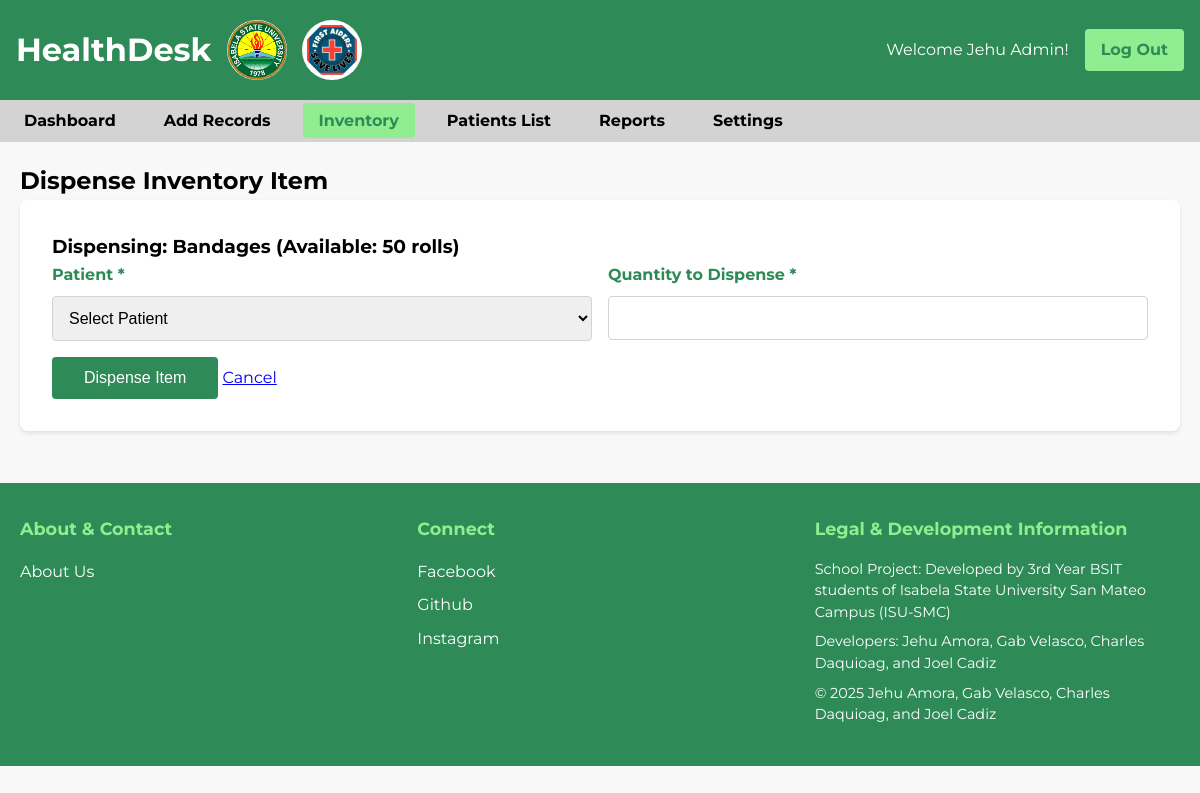
The app's page /dispense_inventory.php?id=2 (signed in) with its own data.
### tables this page shows
CREATE TABLE inventory (
    item_id INT AUTO_INCREMENT PRIMARY KEY,
    item_name VARCHAR(100) NOT NULL,
    category ENUM('Medicine', 'First Aid', 'Equipment') NOT NULL,
    quantity INT NOT NULL DEFAULT 0,
    unit VARCHAR(20) NOT NULL,
    expiration_date DATE,
    status ENUM('In Stock', 'Low Stock', 'Critical') DEFAULT 'In Stock',
    created_at TIMESTAMP DEFAULT CURRENT_TIMESTAMP,
    updated_at TIMESTAMP DEFAULT CURRENT_TIMESTAMP ON UPDATE CURRENT_TIMESTAMP
);

### dispense_inventory.php (the view, shortened to what this page needs)
<?php
$item = null;
$conn = getDBConnection();
if (isset($_GET['id'])) {
    $item_id = (int)$_GET['id'];
    $stmt = $conn->prepare("SELECT * FROM inventory WHERE item_id = ?");
    $stmt->bind_param("i", $item_id);
    $stmt->execute();
    $result = $stmt->get_result();
    if ($result->num_rows > 0) {
        $item = $result->fetch_assoc();
    } else {
        $message = "Item not found.";
    }
} else {
    $message = "No item specified.";
}
?>
<!DOCTYPE html>
<html lang="en">
<head>
    <link rel="stylesheet" href="css/style.css">
</head>
<body>
    <header class="header">
        <h1>HealthDesk <img
        src="isu_logo.png"
        alt="ISU Logo"
        style="width: auto; height: 60px; display: flex; margin-left: 15px;"
        >
        <img  src="first_aider.jpeg" alt="fa Logo"
        style="width: auto; height: 60px; display: flex; margin-left: 15px; border-radius: 60px;"
        >
        </h1>
        <div class="user-info">
            <span>Welcome <?php echo htmlspecialchars($_SESSION['name']); ?>!</span>
            <a href="logout.php" class="logout-btn">Log Out</a>
        </div>
    </header>
    <nav class="nav">
        <ul>
            <li><a href="dashboard.php">Dashboard</a></li>
            <li><a href="add_record.php">Add Records</a></li>
            <li><a href="inventory.php" class="active">Inventory</a></li>
            <li><a href="patients_list.php">Patients List</a></li>
            <li><a href="reports.php">Reports</a></li>
            <li><a href="settings.php">Settings</a></li>
        </ul>
    </nav>
    <main class="container">
        <h2>Dispense Inventory Item</h2>
        <?php if ($item): ?>
            <div class="form-container">
                <h3>Dispensing: <?php echo htmlspecialchars($item['item_name']); ?> (Available: <?php echo $item['quantity']; ?> <?php echo htmlspecialchars($item['unit']); ?>)</h3>
                <form method="POST" action="">
                    <div class="form-grid">
                        <div class="form-group">
                            <label for="patient_id">Patient *</label>
                            <select id="patient_id" name="patient_id" required>
                                <option value="">Select Patient</option>
                            </select>
                        </div>
                        <div class="form-group">
                            <label for="quantity">Quantity to Dispense *</label>
                            <input type="number" id="quantity" name="quantity" min="1" max="<?php echo $item['quantity']; ?>" required>
                        </div>
                    </div>
                    <button type="submit" name="dispense_item" class="submit-btn">Dispense Item</button>
                    <a href="inventory.php" class="cancel-btn">Cancel</a>
                </form>
            </div>
        <?php else: ?>
            <p>Invalid item selected. <a href="inventory.php">Return to Inventory</a></p>
        <?php endif; ?>
    </main>
    <?php include 'includes/footer.php'; ?>
</body>
</html>

### css/style.css (style rules this page uses)
:root { --dark-green: #2E8B57; --light-green: #90EE90; --off-white: #F8F8F8; --grey: #D3D3D3; --white: #FFFFFF; --black: #000000; --error-red: #FF0000; --success-green: #28a745; }
* { margin: 0; padding: 0; box-sizing: border-box; }
button { outline: none !important; border: none; }
body { font-family: "Montserrat", sans-serif; background-color: var(--off-white); color: var(--black); line-height: 1.6; }
.container { max-width: 1200px; margin: 0 auto; padding: 20px; }
.header { background-color: var(--dark-green); color: var(--white); height: 100px; padding: 1rem; display: flex; justify-content: space-between; align-items: center; }
.header h1 { margin: 0; height: 60px; display: flex; align-items: center; }
.header img[alt="ISU Logo"] { border-radius: 50%; width: 60px; height: 60px; object-fit: cover; margin-left: 15px; }
.user-info { display: flex; align-items: center; gap: 1rem; }
.logout-btn { background-color: var(--light-green); color: var(--dark-green); padding: 0.5rem 1rem; text-decoration: none; border-radius: 4px; font-weight: bold; }
.nav { font-weight: bold; background-color: var(--grey); padding: 0.5rem; }
.nav ul { list-style: none; display: flex; gap: 1rem; }
.nav a { color: var(--black); text-decoration: none; padding: 0.5rem 1rem; border-radius: 4px; transition: background-color 0.3s; }
.nav a:hover, .nav a.active { background-color: var(--light-green); color: var(--dark-green); }
.form-group { display: flex; flex-direction: column; }
.form-group label { margin-bottom: 0.5rem; font-weight: bold; color: var(--dark-green); }
.form-group input { padding: 0.75rem; border: 1px solid var(--grey); border-radius: 4px; font-size: 1rem; }
.form-container { background-color: var(--white); padding: 2rem; border-radius: 8px; box-shadow: 0 2px 4px rgba(0,0,0,0.1); margin-bottom: 2rem; }
.form-grid { display: grid; grid-template-columns: repeat(auto-fit, minmax(250px, 1fr)); gap: 1rem; }
.form-group input, .form-group select, .form-group textarea { padding: 0.75rem; border: 1px solid var(--grey); border-radius: 4px; font-size: 1rem; }
.submit-btn { background-color: var(--dark-green); color: var(--white); padding: 0.75rem 2rem; border: none; border-radius: 4px; font-size: 1rem; cursor: pointer; margin-top: 1rem; }

### records on screen
inventory: item_name "Bandages", quantity "50", unit "rolls"

### other values on screen
$_SESSION['name'] "Jehu Admin"
